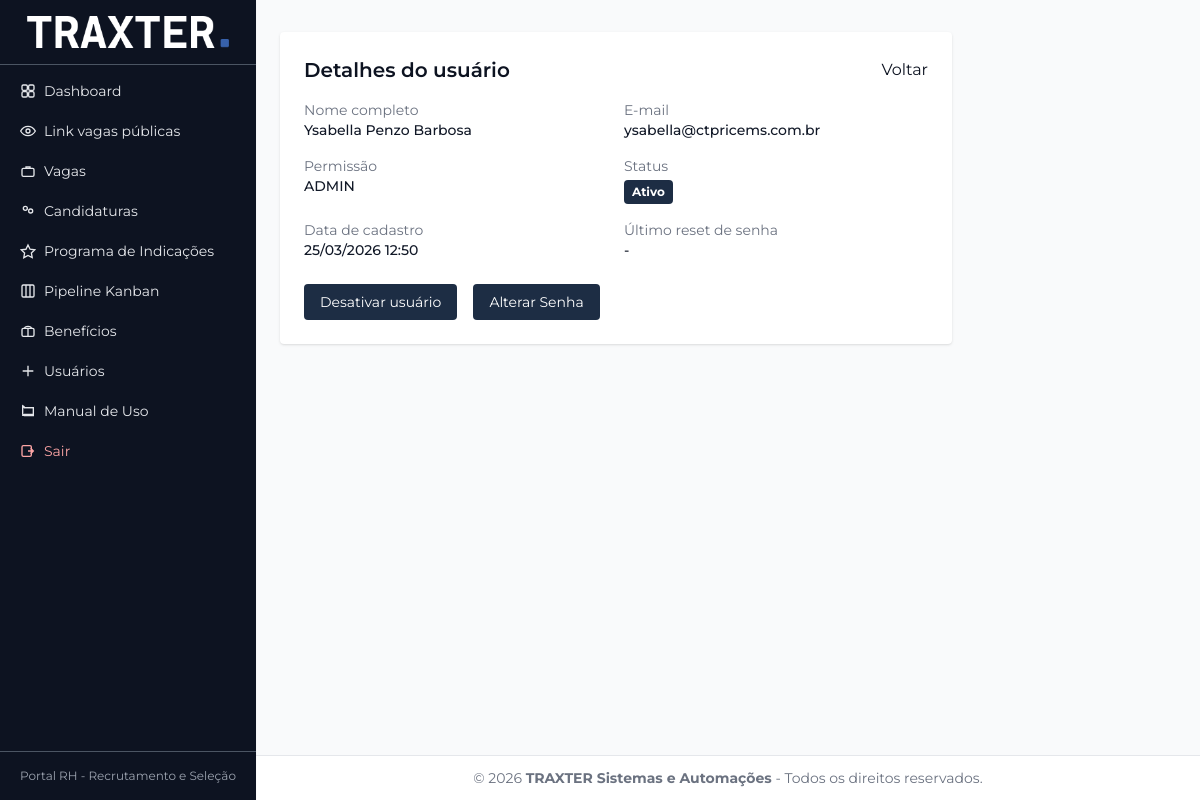
The page /admin/usuarios/5 (signed in) on the database its author committed.
### tables this page shows
CREATE TABLE `usuarios` (
  `id` int(11) NOT NULL,
  `nome` varchar(100) NOT NULL,
  `email` varchar(120) NOT NULL,
  `senha_hash` varchar(255) NOT NULL,
  `role` enum('admin','rh','viewer') NOT NULL DEFAULT 'viewer',
  `is_supervisor` tinyint(1) NOT NULL DEFAULT '0',
  `email_verified_at` datetime DEFAULT NULL,
  `last_password_reset_at` datetime DEFAULT NULL,
  `created_at` timestamp NULL DEFAULT CURRENT_TIMESTAMP
);

### app/controllers/AdminUsuariosController.php (called while the page is built, shortened)
<?php
class AdminUsuariosController extends Controller
{
    public function show(string $id): void
    {
        $user = User::findById((int)$id);
        $this->view->render('admin/usuarios/show', [
            'user' => $user,
            'csrf' => Security::csrfToken()
        ], 'layouts/admin');
    }
}

### index.php (called while the page is built, shortened)
<?php
try {
    $cfg = Config::get();
    $baseUrl = (string)($cfg['app']['base_url'] ?? '');
    $basePath = (string)parse_url($baseUrl, PHP_URL_PATH);
    $basePath = rtrim($basePath, '/');
    $router = new Router($basePath);
    $router->get('/vagas', [HomeController::class, 'index']);
    $router->get('/vaga/{id}', [HomeController::class, 'vaga']);
    $router->post('/candidatar/{id}', [HomeController::class, 'candidatar']);
    $router->post('/api/check-cpf', [ApiController::class, 'checkCpf']);
    $router->post('/api/pipeline/move', [AdminPipelineController::class, 'move']);
    $router->post('/api/admin/usuarios/{id}/password', [AdminUsuariosController::class, 'adminChangePasswordApi']);
    $router->get('/login', [AuthController::class, 'login']);
    $router->post('/login', [AuthController::class, 'doLogin']);
    $router->get('/logout', [AuthController::class, 'logout']);
    $router->get('/forgot-password', [PasswordRecoveryController::class, 'requestForm']);
    $router->post('/forgot-password', [PasswordRecoveryController::class, 'sendToken']);
    $router->get('/reset-password/{token}', [PasswordRecoveryController::class, 'resetForm']);
    $router->post('/reset-password/{token}', [PasswordRecoveryController::class, 'performReset']);
    $router->get('/admin/login', [AuthController::class, 'login']);
    $router->post('/admin/login', [AuthController::class, 'doLogin']);
    $router->get('/admin/logout', [AuthController::class, 'logout']);
    $router->get('/admin/forgot-password', [PasswordRecoveryController::class, 'requestForm']);
    $router->post('/admin/forgot-password', [PasswordRecoveryController::class, 'sendToken']);
    $router->get('/admin/reset-password/{token}', [PasswordRecoveryController::class, 'resetForm']);
    $router->post('/admin/reset-password/{token}', [PasswordRecoveryController::class, 'performReset']);
    $router->get('/admin', [AdminController::class, 'index']);
    $router->get('/admin/manual', [AdminManualController::class, 'index']);
    $router->get('/admin/pipeline', [AdminPipelineController::class, 'index']);
    $router->get('/admin/vagas', [AdminVagasController::class, 'index']);
    $router->get('/admin/vagas/novo', [AdminVagasController::class, 'create']);
    $router->post('/admin/vagas/novo', [AdminVagasController::class, 'store']);
    $router->get('/admin/vagas/editar/{id}', [AdminVagasController::class, 'edit']);
    $router->post('/admin/vagas/editar/{id}', [AdminVagasController::class, 'update']);
    $router->post('/admin/vagas/excluir/{id}', [AdminVagasController::class, 'delete']);
    $router->get('/admin/candidaturas', [AdminCandidaturasController::class, 'index']);
    $router->get('/admin/candidaturas/{id}', [AdminCandidaturasController::class, 'show']);
    $router->get('/admin/candidaturas/{id}/download', [AdminCandidaturasController::class, 'download']);
    $router->post('/admin/candidaturas/{id}/atualizar', [AdminCandidaturasController::class, 'update']);
    $router->post('/admin/candidaturas/{id}/indicacao', [AdminCandidaturasController::class, 'updateIndicacao']);
    $router->get('/admin/indicacoes', [AdminIndicacoesController::class, 'index']);
    $router->get('/admin/indicacoes/export', [AdminIndicacoesController::class, 'export']);
    $router->post('/admin/indicacoes/{id}/pagar', [AdminIndicacoesController::class, 'markPago']);
    $router->post('/admin/indicacoes/{id}/pagar/editar-data', [AdminIndicacoesController::class, 'updatePaymentDate']);
    $router->get('/api/indicacoes/{id}/status', [AdminIndicacoesController::class, 'statusApi']);
    $router->get('/api/financeiro/contas-receber/indicacoes', [AdminIndicacoesController::class, 'contasReceberApi']);
    $router->get('/api/financeiro/conciliacao/indicacoes', [AdminIndicacoesController::class, 'conciliacaoApi']);
    $router->get('/api/financeiro/relatorios/indicacoes', [AdminIndicacoesController::class, 'relatoriosFinanceirosApi']);
    $router->get('/admin/beneficios', [AdminBeneficiosController::class, 'index']);
    $router->get('/admin/beneficios/novo', [AdminBeneficiosController::class, 'create']);
    $router->post('/admin/beneficios/novo', [AdminBeneficiosController::class, 'store']);
    $router->get('/admin/beneficios/editar/{id}', [AdminBeneficiosController::class, 'edit']);
    $router->post('/admin/beneficios/editar/{id}', [AdminBeneficiosController::class, 'update']);
    $router->post('/admin/beneficios/excluir/{id}', [AdminBeneficiosController::class, 'delete']);
    $router->get('/admin/usuarios', [AdminUsuariosController::class, 'index']);
    $router->get('/admin/usuarios/novo', [AdminUsuariosController::class, 'create']);
    $router->get('/admin/usuarios/{id}', [AdminUsuariosController::class, 'show']);
    $router->post('/admin/usuarios/novo', [AdminUsuariosController::class, 'store']);
    $router->post('/admin/usuarios/supervisor/garantir', [AdminSupervisorController::class, 'ensure']);
    $router->post('/admin/usuarios/{id}/role', [AdminUsuariosController::class, 'updateRole']);
    $router->post('/admin/usuarios/{id}/status', [AdminUsuariosController::class, 'updateStatus']);
    $router->post('/admin/usuarios/{id}/excluir', [AdminUsuariosController::class, 'delete']);
    $router->dispatch();
} catch (\Throwable $e) {
    error_log($e->getMessage());
    http_response_code(500);
    echo "Erro interno do sistema.";
}

### app/core/Config.php (called while the page is built, shortened)
<?php
class Config
{
    private static ?array $cache = null;
    public static function get(): array
    {
        if (self::$cache !== null) {
            return self::$cache;
        }
        $baseConfigPath = __DIR__ . '/../config/config.php';
        $config = [
            'app' => [
                'name' => 'TRAXTER RH',
                'version' => '1.0.0',
                'release_date' => '',
                'base_url' => '',
                'public_jobs_url' => '',
                'env' => 'auto'
            ],
            'database' => [
                'dsn' => '',
                'user' => '',
                'pass' => ''
            ],
            'security' => [
                'csrf_key' => 'csrf_token',
                'session_name' => 'CTPRICESESSID'
            ],
            'mail' => [
                'enabled' => false,
                'from' => '',
                'to_hr' => ''
            ],
            'logging' => [
                'level' => 'INFO',
                'alert_email' => '',
                'viewer_key' => ''
            ]
        ];
        if (is_file($baseConfigPath)) {
            $base = require $baseConfigPath;
            if (is_array($base)) {
                $config = array_replace_recursive($config, $base);
            }
        }
        $env = self::detectEnv((string)($config['app']['env'] ?? 'auto'));
        $config['app']['env'] = $env;
        $config['app']['base_url'] = self::detectBaseUrl((string)($config['app']['base_url'] ?? ''));
        $config['app']['public_jobs_url'] = self::detectPublicJobsUrl(
            (string)($config['app']['public_jobs_url'] ?? ''),
            (string)$config['app']['base_url']
        );
        self::$cache = $config;
        return self::$cache;
    }
    public static function app(): array
    {
        $cfg = self::get();
        return [
            'name' => $cfg['app']['name'],
            'product_name' => $cfg['app']['name'],
            'version' => (string)($cfg['app']['version'] ?? '1.0.0'),
            'release_date' => (string)($cfg['app']['release_date'] ?? ''),
            'base_url' => (string)($cfg['app']['base_url'] ?? ''),
            'public_jobs_url' => (string)($cfg['app']['public_jobs_url'] ?? ''),
            'env' => (string)($cfg['app']['env'] ?? 'development'),
            'security' => $cfg['security'],
            'mail' => $cfg['mail'],
            'logging' => $cfg['logging'],
            'database' => [
                'dsn' => $cfg['database']['dsn'],
                'user' => $cfg['database']['user'],
                'pass' => $cfg['database']['pass'],
                'options' => [
                    \PDO::ATTR_ERRMODE => \PDO::ERRMODE_EXCEPTION,
                    \PDO::ATTR_DEFAULT_FETCH_MODE => \PDO::FETCH_ASSOC,
                    \PDO::ATTR_EMULATE_PREPARES => false,
                    \PDO::ATTR_TIMEOUT => 5
                ]
            ]
        ];
    }
    private static function detectEnv(string $configured): string
    {
        $host = strtolower((string)($_SERVER['HTTP_HOST'] ?? $_SERVER['SERVER_NAME'] ?? ''));
        if (
            $host === 'localhost' ||
            str_starts_with($host, 'localhost:') ||
            $host === '127.0.0.1' ||
            str_starts_with($host, '127.0.0.1:') ||
            $host === '::1'
        ) {
            return 'development';
        }
        return 'production';
    }
    private static function detectBaseUrl(string $configured): string
    {
        $proto = (string)($_SERVER['HTTP_X_FORWARDED_PROTO'] ?? '');
        $isHttps =
            (!empty($_SERVER['HTTPS']) && $_SERVER['HTTPS'] !== 'off') ||
            (isset($_SERVER['SERVER_PORT']) && (int)$_SERVER['SERVER_PORT'] === 443) ||
            strtolower($proto) === 'https';
        $scheme = $isHttps ? 'https' : 'http';
        $host = (string)($_SERVER['HTTP_HOST'] ?? $_SERVER['SERVER_NAME'] ?? 'localhost');
        $scriptName = str_replace('\\', '/', (string)($_SERVER['SCRIPT_NAME'] ?? '/index.php'));
        $basePath = rtrim(dirname($scriptName), '/');
        return rtrim($scheme . '://' . $host . $basePath, '/');
    }
    private static function detectPublicJobsUrl(string $configured, string $baseUrl): string
    {
        return rtrim($baseUrl, '/') . '/vagas';
    }
}

### app/core/Database.php (called while the page is built)
<?php
class Database
{
    private static ?PDO $pdo = null;
    public static function conn(): \PDO
    {
        if (self::$pdo === null) {
            $config = Config::app()['database'];
            try {
                self::$pdo = new \PDO($config['dsn'], $config['user'], $config['pass'], $config['options']);
            } catch (\PDOException $e) {
                if (Config::app()['env'] === 'dev') {
                    error_log('Database connection failed: ' . $e->getMessage());
                    throw new \RuntimeException('MySQL não está rodando. Inicie o MySQL no XAMPP Control Panel.');
                }
                throw new \RuntimeException('Erro ao conectar ao banco de dados: ' . $e->getMessage());
            }
        }
        return self::$pdo;
    }
}

### app/models/User.php (called while the page is built, shortened)
<?php
class User
{
    public static function findById(int $id): ?self
    {
        $sql = 'SELECT * FROM usuarios WHERE id = ? LIMIT 1';
        $stmt = Database::conn()->prepare($sql);
        $stmt->execute([$id]);
        $data = $stmt->fetch(PDO::FETCH_ASSOC);
        return $data ? self::map($data) : null;
    }
    private static function map(array $data): self
    {
        $u = new self();
        $u->id = (int)$data['id'];
        $u->nome = $data['nome'];
        $u->email = $data['email'];
        $u->senha_hash = $data['senha_hash'];
        $u->role = $data['role'];
        $u->is_supervisor = (int)($data['is_supervisor'] ?? 0);
        $u->email_verified_at = $data['email_verified_at'] ?? null;
        $u->last_password_reset_at = $data['last_password_reset_at'] ?? null;
        $u->created_at = $data['created_at'];
        return $u;
    }
}

### app/core/Security.php (called while the page is built, shortened)
<?php
class Security
{
    public static function e(string $value): string
    {
        return htmlspecialchars($value, ENT_QUOTES | ENT_SUBSTITUTE, 'UTF-8');
    }
}

### app/views/admin/usuarios/show.php (the view, shortened to what this page needs)
<?php
$isActive = !empty($user->email_verified_at);
?>
<div class="max-w-2xl bg-white shadow rounded p-6">
  <div class="flex items-center justify-between">
    <h2 class="text-xl font-semibold text-ctpblue">Detalhes do usuário</h2>
    <a href="<?= $base ?>/admin/usuarios" class="text-ctpblue hover:text-ctgreen">Voltar</a>
  </div>
  <div class="mt-4 grid md:grid-cols-2 gap-4 text-sm">
    <div>
      <div class="text-gray-500">Nome completo</div>
      <div class="font-medium text-gray-900"><?= Security::e($user->nome) ?></div>
    </div>
    <div>
      <div class="text-gray-500">E-mail</div>
      <div class="font-medium text-gray-900"><?= Security::e($user->email) ?></div>
    </div>
    <div>
      <div class="text-gray-500">Permissão</div>
      <div class="font-medium text-gray-900"><?= Security::e(strtoupper($user->role)) ?></div>
    </div>
    <div>
      <div class="text-gray-500">Status</div>
      <span class="ct-badge mt-1 <?= $isActive ? 'ct-badge-active' : 'ct-badge-inactive' ?>">
        <?= $isActive ? 'Ativo' : 'Inativo' ?>
      </span>
    </div>
    <div>
      <div class="text-gray-500">Data de cadastro</div>
      <div class="font-medium text-gray-900"><?= !empty($user->created_at) ? date('d/m/Y H:i', strtotime((string)$user->created_at)) : '-' ?></div>
    </div>
    <div>
      <div class="text-gray-500">Último reset de senha</div>
      <div class="font-medium text-gray-900"><?= !empty($user->last_password_reset_at) ? date('d/m/Y H:i', strtotime((string)$user->last_password_reset_at)) : '-' ?></div>
    </div>
  </div>
  <div class="mt-6 flex flex-wrap gap-4">
    <form action="<?= $base ?>/admin/usuarios/<?= (int)$user->id ?>/status" method="post">
      <button class="bg-ctgreen text-white px-4 py-2 rounded hover:bg-ctdark text-sm">
        <?= $isActive ? 'Desativar usuário' : 'Ativar usuário' ?>
      </button>
    </form>
    <button type="button" id="open-password-modal" class="bg-ctgreen text-white px-4 py-2 rounded hover:bg-ctdark text-sm">
      Alterar Senha
    </button>
  </div>
</div>

### app/core/Router.php (shortened to what this page needs)
<?php
class Router
{
    private array $routes = [];
    public function get(string $path, callable|array $handler): void
    {
        $this->routes['GET'][$this->normalize($path)] = $handler;
    }
    public function post(string $path, callable|array $handler): void
    {
        $this->routes['POST'][$this->normalize($path)] = $handler;
    }
    public function dispatch(): void
    {
        $method = $_SERVER['REQUEST_METHOD'] ?? 'GET';
        $uri = parse_url($_SERVER['REQUEST_URI'] ?? '/', PHP_URL_PATH) ?: '/';
        $path = $this->normalize($uri);
        foreach (($this->routes[$method] ?? []) as $route => $handler) {
            $pattern = preg_replace('#\{([a-zA-Z_][a-zA-Z0-9_]*)\}#', '(?P<$1>[^/]+)', $route);
            if (preg_match('#^' . $pattern . '$#', $path, $matches)) {
                $params = array_filter($matches, 'is_string', ARRAY_FILTER_USE_KEY);
                $this->invoke($handler, $params);
                return;
            }
        }
    }
    private function invoke(callable|array $handler, array $params): void
    {
        if (is_array($handler)) {
            [$class, $method] = $handler;
            $controller = new $class();
            call_user_func_array([$controller, $method], $params);
        } else {
            call_user_func_array($handler, $params);
        }
    }
    private function normalize(string $path): string
    {
        return rtrim($path, '/') ?: '/';
    }
}

### app/views/layouts/admin.php (style rules this page uses)
body { font-family: 'Montserrat', system-ui, -apple-system, sans-serif; }

### rows shown on the page
usuarios: nome "Ysabella Penzo Barbosa", email "ysabella@ctpricems.com.br", role "ADMIN", created_at "25/03/2026 12:50"
